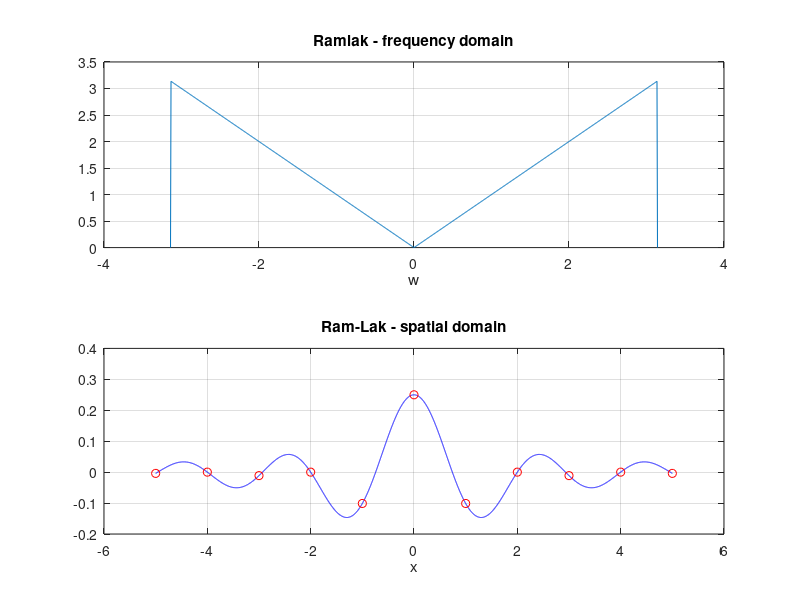
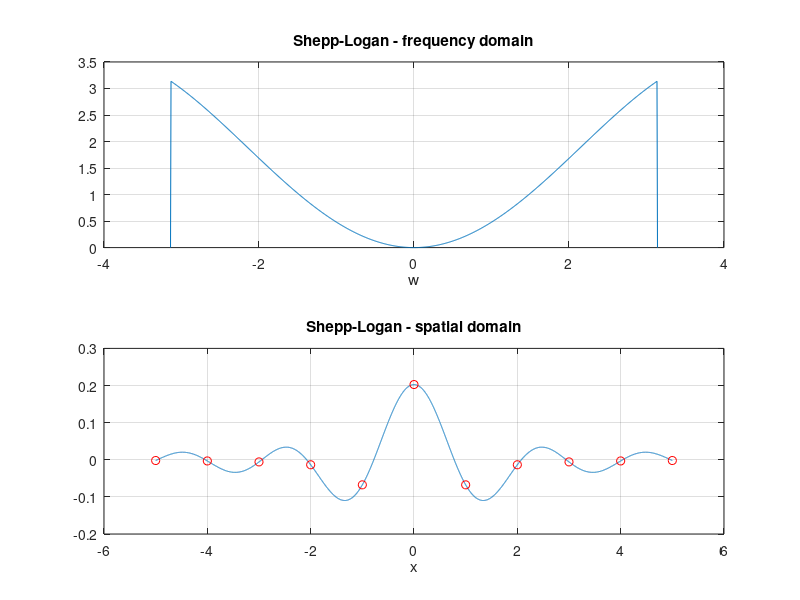
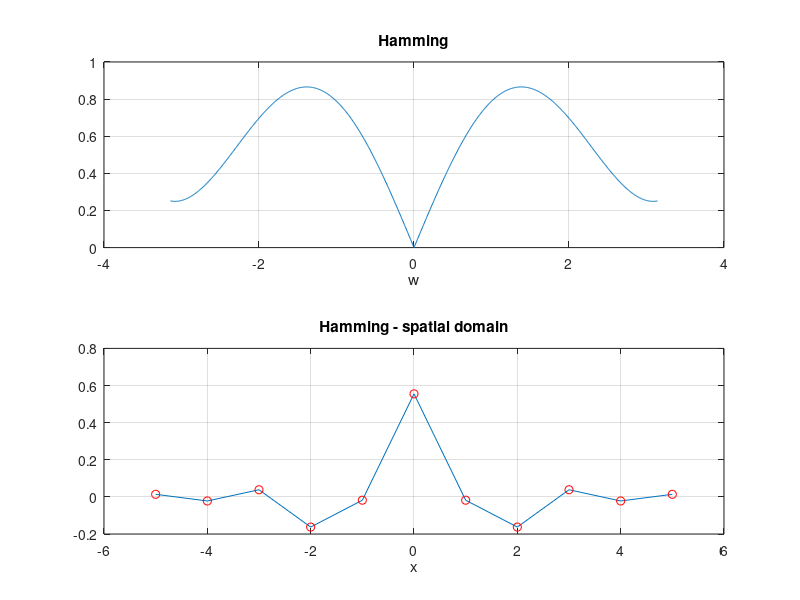

These charts were generated, in order, by the following MATLAB code:
%function main_plot_CT_windows

% This script plot different windows used for CT reconstruction
% (c) Nhon Trinh
% Date: Feb 18, 2009



% Ram-Lak
figure(1);

B = 0.5;
x = [-5:0.001:5];
k = [-5:1:5];
w = 2*pi * [-B : 0.001:B];
%x = 1;

% frequency domain
H_RL = abs(w);
H_RL(1) = 0;
H_RL(end) = 0;

subplot(2, 1, 1); plot(w, H_RL);
grid on;
xlabel('w');
title('Ramlak - frequency domain');


% spatial domain
% note: Matlab's sinc is not the same as mathematical sinc
% Matlab sinc(x) = mathematical sinc(pi*x)
h_RL = 2* (B*B) * sinc(2*B*x) - (B*B) * (sinc(B*x).^2 );
subplot(2, 1, 2); plot(x, h_RL, 'b-');
grid on;
xlabel('x');
title('Ram-Lak - spatial domain');


% discrete form
dh_RL = zeros(size(k));
for i = 1 :length(k)
  if (k(i) == 0)
    dh_RL(i) = B*B;
  elseif (mod(k(i), 2) == 0)
    dh_RL(i) = 0;
  else
    dh_RL(i) = -4*B*B / (pi.^2 * k(i).^2);
  end;
end;
hold on;
plot(k, dh_RL, 'ro');
hold off;


% Shepp-Logan
figure(2);

% frequency domain
w_half = ceil(length(w) / 2);
H_SL = abs(w) .* sin(w / (4*B));
H_SL(1:w_half) = -H_SL(1:w_half);

H_SL(1) = 0;
H_SL(end) = 0;
subplot(2, 1, 1); plot(w, H_SL);
xlabel('w');
title('Shepp-Logan - frequency domain');
grid on;


% spatial window
h_SL = B / (pi^2) * ( (1-cos(2*pi*B*(1/(4*B) + x))) ./ (1/(4*B) + x) + ...
  (1-cos(2*pi*B*(1/(4*B) - x))) ./ (1/(4*B) - x));
subplot(2, 1, 2);
plot(x, h_SL);
xlabel('x');
title('Shepp-Logan - spatial domain');
grid on;

dh_SL = -8*B^2 ./ ( pi^2 * (4*k.^2 - 1));
hold on;
plot(k, dh_SL, 'ro');
hold off;

% Hamming windows
figure(3);


% frequency domain
subplot(2, 1, 1);
H_hamming = abs(w) .* (0.54 - 0.46 * cos(w + pi));
plot(w, H_hamming);
xlabel('w');
title('Hamming');
grid on;

% spatial domain
temp = real(ifft(H_hamming));
h_hamming = temp(1:6);
h_hamming = [h_hamming(end:-1:1), h_hamming(2:end)];

subplot(2, 1, 2);
plot(k, h_hamming);
title('Hamming - spatial domain');
xlabel('x');
grid on;
hold on;
plot(k, h_hamming, 'or');
hold off;







